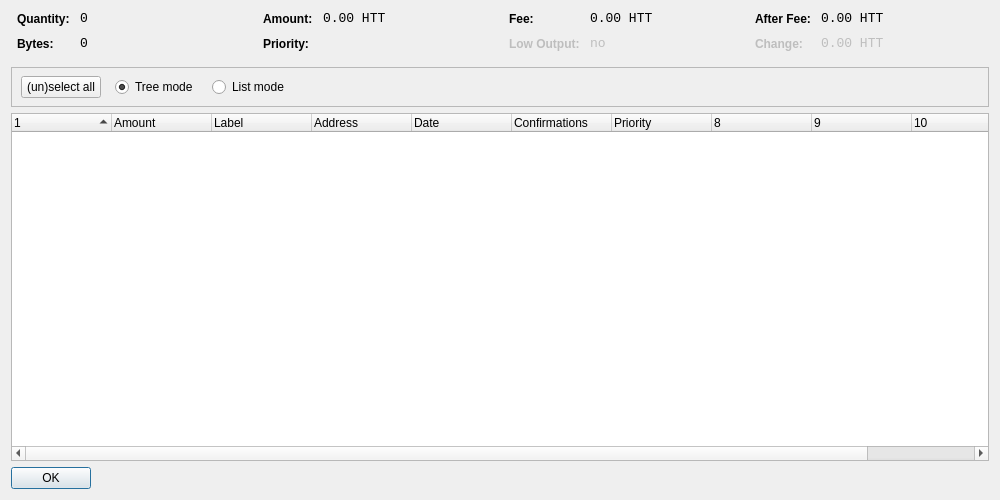
<?xml version="1.0" encoding="UTF-8"?>
<ui version="4.0">
 <class>CoinControlDialog</class>
 <widget class="QDialog" name="CoinControlDialog">
  <property name="geometry">
   <rect>
    <x>0</x>
    <y>0</y>
    <width>1000</width>
    <height>500</height>
   </rect>
  </property>
  <property name="windowTitle">
   <string>Coin Control</string>
  </property>
  <layout class="QVBoxLayout" name="verticalLayout">
   <item>
    <layout class="QHBoxLayout" name="horizontalLayoutTop" stretch="0,0,0,0">
     <property name="topMargin">
      <number>0</number>
     </property>
     <property name="bottomMargin">
      <number>10</number>
     </property>
     <item>
      <layout class="QFormLayout" name="formLayoutCoinControl1">
       <property name="horizontalSpacing">
        <number>10</number>
       </property>
       <property name="verticalSpacing">
        <number>10</number>
       </property>
       <property name="leftMargin">
        <number>6</number>
       </property>
       <property name="rightMargin">
        <number>6</number>
       </property>
       <item row="0" column="0">
        <widget class="QLabel" name="labelCoinControlQuantityText">
         <property name="styleSheet">
          <string notr="true">font-weight:bold;</string>
         </property>
         <property name="text">
          <string>Quantity:</string>
         </property>
        </widget>
       </item>
       <item row="0" column="1">
        <widget class="QLabel" name="labelCoinControlQuantity">
         <property name="font">
          <font>
           <family>Monospace</family>
           <pointsize>10</pointsize>
          </font>
         </property>
         <property name="cursor">
          <cursorShape>IBeamCursor</cursorShape>
         </property>
         <property name="contextMenuPolicy">
          <enum>Qt::ActionsContextMenu</enum>
         </property>
         <property name="text">
          <string notr="true">0</string>
         </property>
         <property name="textInteractionFlags">
          <set>Qt::LinksAccessibleByMouse|Qt::TextSelectableByKeyboard|Qt::TextSelectableByMouse</set>
         </property>
        </widget>
       </item>
       <item row="1" column="0">
        <widget class="QLabel" name="labelCoinControlBytesText">
         <property name="styleSheet">
          <string notr="true">font-weight:bold;</string>
         </property>
         <property name="text">
          <string>Bytes:</string>
         </property>
        </widget>
       </item>
       <item row="1" column="1">
        <widget class="QLabel" name="labelCoinControlBytes">
         <property name="font">
          <font>
           <family>Monospace</family>
           <pointsize>10</pointsize>
          </font>
         </property>
         <property name="cursor">
          <cursorShape>IBeamCursor</cursorShape>
         </property>
         <property name="contextMenuPolicy">
          <enum>Qt::ActionsContextMenu</enum>
         </property>
         <property name="text">
          <string notr="true">0</string>
         </property>
         <property name="textInteractionFlags">
          <set>Qt::LinksAccessibleByMouse|Qt::TextSelectableByKeyboard|Qt::TextSelectableByMouse</set>
         </property>
        </widget>
       </item>
      </layout>
     </item>
     <item>
      <layout class="QFormLayout" name="formLayoutCoinControl2">
       <property name="horizontalSpacing">
        <number>10</number>
       </property>
       <property name="verticalSpacing">
        <number>10</number>
       </property>
       <property name="leftMargin">
        <number>6</number>
       </property>
       <property name="rightMargin">
        <number>6</number>
       </property>
       <item row="0" column="0">
        <widget class="QLabel" name="labelCoinControlAmountText">
         <property name="styleSheet">
          <string notr="true">font-weight:bold;</string>
         </property>
         <property name="text">
          <string>Amount:</string>
         </property>
        </widget>
       </item>
       <item row="0" column="1">
        <widget class="QLabel" name="labelCoinControlAmount">
         <property name="font">
          <font>
           <family>Monospace</family>
           <pointsize>10</pointsize>
          </font>
         </property>
         <property name="cursor">
          <cursorShape>IBeamCursor</cursorShape>
         </property>
         <property name="contextMenuPolicy">
          <enum>Qt::ActionsContextMenu</enum>
         </property>
         <property name="text">
          <string notr="true">0.00 HTT</string>
         </property>
         <property name="textInteractionFlags">
          <set>Qt::LinksAccessibleByMouse|Qt::TextSelectableByKeyboard|Qt::TextSelectableByMouse</set>
         </property>
        </widget>
       </item>
       <item row="1" column="0">
        <widget class="QLabel" name="labelCoinControlPriorityText">
         <property name="styleSheet">
          <string notr="true">font-weight:bold;</string>
         </property>
         <property name="text">
          <string>Priority:</string>
         </property>
        </widget>
       </item>
       <item row="1" column="1">
        <widget class="QLabel" name="labelCoinControlPriority">
         <property name="font">
          <font>
           <family>Monospace</family>
           <pointsize>10</pointsize>
          </font>
         </property>
         <property name="cursor">
          <cursorShape>IBeamCursor</cursorShape>
         </property>
         <property name="contextMenuPolicy">
          <enum>Qt::ActionsContextMenu</enum>
         </property>
         <property name="text">
          <string/>
         </property>
         <property name="textInteractionFlags">
          <set>Qt::LinksAccessibleByMouse|Qt::TextSelectableByKeyboard|Qt::TextSelectableByMouse</set>
         </property>
        </widget>
       </item>
      </layout>
     </item>
     <item>
      <layout class="QFormLayout" name="formLayoutCoinControl3">
       <property name="horizontalSpacing">
        <number>10</number>
       </property>
       <property name="verticalSpacing">
        <number>10</number>
       </property>
       <property name="leftMargin">
        <number>6</number>
       </property>
       <property name="rightMargin">
        <number>6</number>
       </property>
       <item row="0" column="0">
        <widget class="QLabel" name="labelCoinControlFeeText">
         <property name="styleSheet">
          <string notr="true">font-weight:bold;</string>
         </property>
         <property name="text">
          <string>Fee:</string>
         </property>
        </widget>
       </item>
       <item row="0" column="1">
        <widget class="QLabel" name="labelCoinControlFee">
         <property name="font">
          <font>
           <family>Monospace</family>
           <pointsize>10</pointsize>
          </font>
         </property>
         <property name="cursor">
          <cursorShape>IBeamCursor</cursorShape>
         </property>
         <property name="contextMenuPolicy">
          <enum>Qt::ActionsContextMenu</enum>
         </property>
         <property name="text">
          <string notr="true">0.00 HTT</string>
         </property>
         <property name="textInteractionFlags">
          <set>Qt::LinksAccessibleByMouse|Qt::TextSelectableByKeyboard|Qt::TextSelectableByMouse</set>
         </property>
        </widget>
       </item>
       <item row="1" column="0">
        <widget class="QLabel" name="labelCoinControlLowOutputText">
         <property name="enabled">
          <bool>false</bool>
         </property>
         <property name="styleSheet">
          <string notr="true">font-weight:bold;</string>
         </property>
         <property name="text">
          <string>Low Output:</string>
         </property>
        </widget>
       </item>
       <item row="1" column="1">
        <widget class="QLabel" name="labelCoinControlLowOutput">
         <property name="enabled">
          <bool>false</bool>
         </property>
         <property name="font">
          <font>
           <family>Monospace</family>
           <pointsize>10</pointsize>
          </font>
         </property>
         <property name="cursor">
          <cursorShape>IBeamCursor</cursorShape>
         </property>
         <property name="contextMenuPolicy">
          <enum>Qt::ActionsContextMenu</enum>
         </property>
         <property name="text">
          <string notr="true">no</string>
         </property>
         <property name="textInteractionFlags">
          <set>Qt::LinksAccessibleByMouse|Qt::TextSelectableByKeyboard|Qt::TextSelectableByMouse</set>
         </property>
        </widget>
       </item>
      </layout>
     </item>
     <item>
      <layout class="QFormLayout" name="formLayoutCoinControl4">
       <property name="horizontalSpacing">
        <number>10</number>
       </property>
       <property name="verticalSpacing">
        <number>10</number>
       </property>
       <property name="leftMargin">
        <number>6</number>
       </property>
       <property name="rightMargin">
        <number>6</number>
       </property>
       <item row="0" column="0">
        <widget class="QLabel" name="labelCoinControlAfterFeeText">
         <property name="styleSheet">
          <string notr="true">font-weight:bold;</string>
         </property>
         <property name="text">
          <string>After Fee:</string>
         </property>
        </widget>
       </item>
       <item row="0" column="1">
        <widget class="QLabel" name="labelCoinControlAfterFee">
         <property name="font">
          <font>
           <family>Monospace</family>
           <pointsize>10</pointsize>
          </font>
         </property>
         <property name="cursor">
          <cursorShape>IBeamCursor</cursorShape>
         </property>
         <property name="contextMenuPolicy">
          <enum>Qt::ActionsContextMenu</enum>
         </property>
         <property name="text">
          <string notr="true">0.00 HTT</string>
         </property>
         <property name="textInteractionFlags">
          <set>Qt::LinksAccessibleByMouse|Qt::TextSelectableByKeyboard|Qt::TextSelectableByMouse</set>
         </property>
        </widget>
       </item>
       <item row="1" column="0">
        <widget class="QLabel" name="labelCoinControlChangeText">
         <property name="enabled">
          <bool>false</bool>
         </property>
         <property name="styleSheet">
          <string notr="true">font-weight:bold;</string>
         </property>
         <property name="text">
          <string>Change:</string>
         </property>
        </widget>
       </item>
       <item row="1" column="1">
        <widget class="QLabel" name="labelCoinControlChange">
         <property name="enabled">
          <bool>false</bool>
         </property>
         <property name="font">
          <font>
           <family>Monospace</family>
           <pointsize>10</pointsize>
          </font>
         </property>
         <property name="cursor">
          <cursorShape>IBeamCursor</cursorShape>
         </property>
         <property name="contextMenuPolicy">
          <enum>Qt::ActionsContextMenu</enum>
         </property>
         <property name="text">
          <string notr="true">0.00 HTT</string>
         </property>
         <property name="textInteractionFlags">
          <set>Qt::LinksAccessibleByMouse|Qt::TextSelectableByKeyboard|Qt::TextSelectableByMouse</set>
         </property>
        </widget>
       </item>
      </layout>
     </item>
    </layout>
   </item>
   <item>
    <widget class="QFrame" name="frame">
     <property name="minimumSize">
      <size>
       <width>0</width>
       <height>40</height>
      </size>
     </property>
     <property name="frameShape">
      <enum>QFrame::StyledPanel</enum>
     </property>
     <property name="frameShadow">
      <enum>QFrame::Sunken</enum>
     </property>
     <widget class="QWidget" name="horizontalLayoutWidget">
      <property name="geometry">
       <rect>
        <x>10</x>
        <y>0</y>
        <width>781</width>
        <height>41</height>
       </rect>
      </property>
      <layout class="QHBoxLayout" name="horizontalLayoutPanel" stretch="0,0,0,0,0">
       <property name="spacing">
        <number>14</number>
       </property>
       <item>
        <widget class="QPushButton" name="pushButtonSelectAll">
         <property name="sizePolicy">
          <sizepolicy hsizetype="Maximum" vsizetype="Fixed">
           <horstretch>0</horstretch>
           <verstretch>0</verstretch>
          </sizepolicy>
         </property>
         <property name="text">
          <string>(un)select all</string>
         </property>
        </widget>
       </item>
       <item>
        <widget class="QRadioButton" name="radioTreeMode">
         <property name="sizePolicy">
          <sizepolicy hsizetype="Maximum" vsizetype="Fixed">
           <horstretch>0</horstretch>
           <verstretch>0</verstretch>
          </sizepolicy>
         </property>
         <property name="text">
          <string>Tree mode</string>
         </property>
         <property name="checked">
          <bool>true</bool>
         </property>
        </widget>
       </item>
       <item>
        <widget class="QRadioButton" name="radioListMode">
         <property name="sizePolicy">
          <sizepolicy hsizetype="Maximum" vsizetype="Fixed">
           <horstretch>0</horstretch>
           <verstretch>0</verstretch>
          </sizepolicy>
         </property>
         <property name="text">
          <string>List mode</string>
         </property>
        </widget>
       </item>
       <item>
        <spacer name="horizontalSpacer">
         <property name="orientation">
          <enum>Qt::Horizontal</enum>
         </property>
         <property name="sizeHint" stdset="0">
          <size>
           <width>40</width>
           <height>20</height>
          </size>
         </property>
        </spacer>
       </item>
      </layout>
     </widget>
    </widget>
   </item>
   <item>
    <widget class="CoinControlTreeWidget" name="treeWidget">
     <property name="contextMenuPolicy">
      <enum>Qt::CustomContextMenu</enum>
     </property>
     <property name="sortingEnabled">
      <bool>false</bool>
     </property>
     <property name="columnCount">
      <number>11</number>
     </property>
     <attribute name="headerShowSortIndicator" stdset="0">
      <bool>true</bool>
     </attribute>
     <attribute name="headerStretchLastSection">
      <bool>false</bool>
     </attribute>
     <column>
      <property name="text">
       <string/>
      </property>
     </column>
     <column>
      <property name="text">
       <string>Amount</string>
      </property>
     </column>
     <column>
      <property name="text">
       <string>Label</string>
      </property>
     </column>
     <column>
      <property name="text">
       <string>Address</string>
      </property>
     </column>
     <column>
      <property name="text">
       <string>Date</string>
      </property>
     </column>
     <column>
      <property name="text">
       <string>Confirmations</string>
      </property>
      <property name="toolTip">
       <string>Confirmed</string>
      </property>
     </column>
     <column>
      <property name="text">
       <string>Priority</string>
      </property>
     </column>
     <column>
      <property name="text">
       <string/>
      </property>
     </column>
     <column>
      <property name="text">
       <string/>
      </property>
     </column>
     <column>
      <property name="text">
       <string/>
      </property>
     </column>
     <column>
      <property name="text">
       <string/>
      </property>
     </column>
    </widget>
   </item>
   <item>
    <widget class="QDialogButtonBox" name="buttonBox">
     <property name="sizePolicy">
      <sizepolicy hsizetype="Maximum" vsizetype="Fixed">
       <horstretch>0</horstretch>
       <verstretch>0</verstretch>
      </sizepolicy>
     </property>
     <property name="orientation">
      <enum>Qt::Horizontal</enum>
     </property>
     <property name="standardButtons">
      <set>QDialogButtonBox::Ok</set>
     </property>
    </widget>
   </item>
  </layout>
 </widget>
 <customwidgets>
  <customwidget>
   <class>CoinControlTreeWidget</class>
   <extends>QTreeWidget</extends>
   <header>coincontroltreewidget.h</header>
  </customwidget>
 </customwidgets>
 <resources/>
 <connections/>
</ui>
